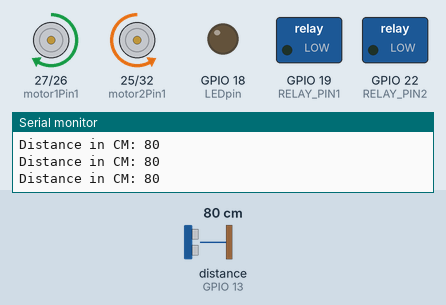
Recording of a sketch running on a simulated ESP32. Shown: motor-driver pin pairs drawn as motors (green arrow = first pin HIGH = forward, orange = second pin HIGH = backward, longer = more drive, scaled by the enable pin), switched loads named in the sketch (green lamp = pin HIGH), output pins drawn as LEDs (lit = HIGH), the last lines printed to the serial monitor. The test bench sets the inputs (shaded band); at power-on: distance to the obstacle (sensor on GPIO 13) 80 cm. The echo pulse lasts 58.3 µs per cm; nothing arrives over Bluetooth unless stated.

Above: at 1.8 s.
1.9 s: distance to the obstacle (sensor on GPIO 13) set to 53 cm
3.4 s: distance to the obstacle (sensor on GPIO 13) set to 46 cm
At 6.1 s:
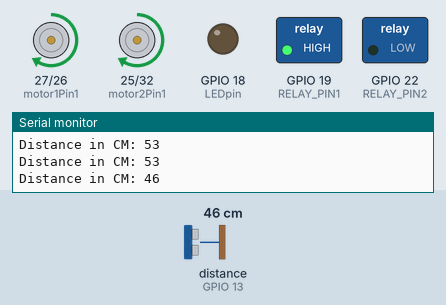
6.4 s: distance to the obstacle (sensor on GPIO 13) set to 60 cm
At 7.7 s:
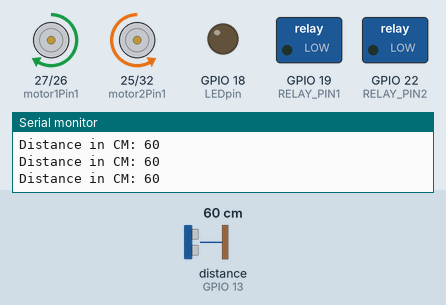
8.0 s: distance to the obstacle (sensor on GPIO 13) set to 2 cm
At 9.3 s:
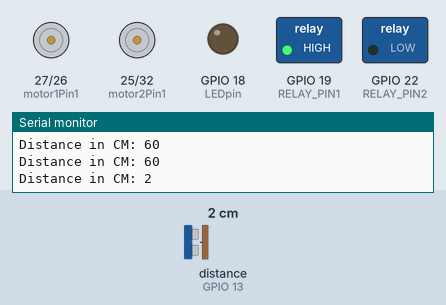
11.0 s: distance to the obstacle (sensor on GPIO 13) set to 120 cm
At 11.8 s:
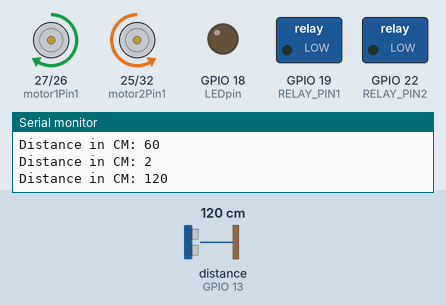
12.5 s: distance to the obstacle (sensor on GPIO 13) set to 4 cm
At 16.3 s:
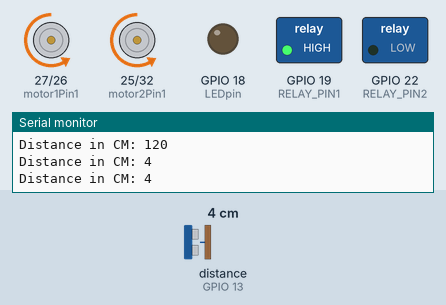
Timing chart, 0 to 16.5 s (numbered marks = the images above; inputs shaded):
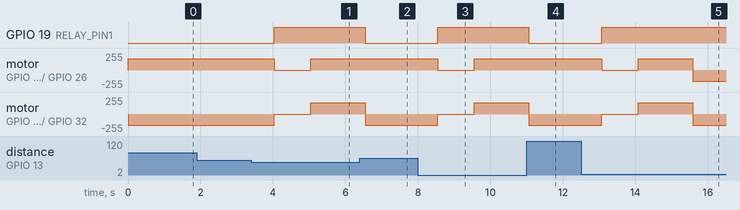

The sketch:

SPAVLM_code.ino
```cpp
#include <Ultrasonic.h>
#include "BluetoothSerial.h"

#if !defined(CONFIG_BT_ENABLED) || !defined(CONFIG_BLUEDROID_ENABLED)
#error Bluetooth is not enabled! Please run `make menuconfig` to and enable it
#endif
#define RELAY_PIN1 19
#define RELAY_PIN2 22
BluetoothSerial SerialBT;
int received=0;// received value will be stored in this variable
char receivedChar='b';// received value will be stored as CHAR in this variable

const char turnON1 ='a';
const char turnOFF1 ='b';
const char turnON2 ='c';
const char turnOFF2 ='d';
const int LEDpin = 18;


int motor1Pin1 = 27;
int motor1Pin2 = 26;
int enable1Pin = 14;

int trigPin =12;
int echoPin =13;

int motor2Pin1 = 25;
int motor2Pin2 = 32;
int enable2Pin = 33;
Ultrasonic ultrasonic(trigPin,echoPin);


int distance,d;
const int freq = 30000;
const int pwmChannel1 = 0;
const int pwmChannel2 = 0;
const int resolution = 8;
int dutyCycle = 170;

void setup() {
  Serial.begin(115200);
  pinMode(trigPin,OUTPUT);
  pinMode(echoPin,INPUT);

  pinMode(motor1Pin1, OUTPUT);
  pinMode(motor1Pin2, OUTPUT);
  pinMode(enable1Pin, OUTPUT);

  pinMode(motor2Pin1, OUTPUT);
  pinMode(motor2Pin2, OUTPUT);
  pinMode(enable2Pin, OUTPUT);

  ledcSetup(pwmChannel1, freq, resolution);
  ledcAttachPin(enable1Pin, pwmChannel1);
  ledcWrite(pwmChannel1, dutyCycle);

  ledcSetup(pwmChannel2, freq, resolution);
  ledcAttachPin(enable2Pin, pwmChannel2);
  ledcWrite(pwmChannel2, dutyCycle);

  //Code for relay
  SerialBT.begin("SPAVLM_Boi"); //Bluetooth device name
  Serial.println("The device started, now you can pair it with bluetooth!");
  Serial.println("To turn ON send: a");//print on serial monitor
  Serial.println("To turn OFF send: b"); //print on serial monitor
  pinMode(LEDpin, OUTPUT);
  pinMode(RELAY_PIN1, OUTPUT); // Set relay pin as output
  pinMode(RELAY_PIN2, OUTPUT); // Set relay pin as output


}

void loop() {
  distance=ultraread();
  ll: forward();
    delay(1000);

 distance=ultraread();
 if(distance<50)
 {
   Stop();
   delay(1000);
   turnRight();
   turnRight();
   delay(1500);
   distance=ultraread();
   if(distance>50)
   {
    goto ll;
   }
   else
   {
    turnLeft();
    turnLeft();
    delay(1500);
    turnLeft();
    turnLeft();
    delay(1500);
     distance=ultraread();
     if(distance>50)
     {
      goto ll;
     }
     else
     {
      turnLeft();
      turnLeft();
      delay(1500);
     }
   }
 }
}


//    receivedChar =(char)SerialBT.read();

//  if (Serial.available()) {3
//    SerialBT.write(Serial.read());

//  if (SerialBT.available())
//  {
//
//    SerialBT.print("Received:");// write on BT app
//    SerialBT.println(receivedChar);// write on BT app
//    Serial.print ("Received:");//print on serial monitor
//    Serial.println(receivedChar);//print on serial monitor
//    //SerialBT.println(receivedChar);//print on the app
//    //SerialBT.write(receivedChar); //print on serial monitor
//
//
//
//    if(receivedChar == turnON1)
//    {
//     digitalWrite(RELAY_PIN1, HIGH); // Turn on the relay
//     SerialBT.println("LED ON:");// write on BT app
//     Serial.println("LED ON:");//write on serial monitor
//     digitalWrite(LEDpin, HIGH);// turn the LED ON
//
//    }
//    if(receivedChar == turnOFF1)
//    {
//     digitalWrite(RELAY_PIN1, LOW); // Turn off the relay
//     SerialBT.println("LED OFF:");// write on BT app
//     Serial.println("LED OFF:");//write on serial monitor
//      digitalWrite(LEDpin, LOW);// turn the LED off
//    }
//
//    if(receivedChar == turnON2)
//    {
//     digitalWrite(RELAY_PIN2, HIGH); // Turn on the relay
//     SerialBT.println("LED ON:");// write on BT app
//     Serial.println("LED ON:");//write on serial monitor
//     digitalWrite(LEDpin, HIGH);// turn the LED ON
//
//    }
//    if(receivedChar == turnOFF2)
//    {
//     digitalWrite(RELAY_PIN2, LOW); // Turn off the relay
//     SerialBT.println("LED OFF:");// write on BT app
//     Serial.println("LED OFF:");//write on serial monitor
//      digitalWrite(LEDpin, LOW);// turn the LED off
//    }
//  }
//  }
//  }


void Stop(){ //stop
digitalWrite(motor1Pin1, LOW); //Left Motor backword Pin
digitalWrite(motor1Pin2, LOW); //Left Motor forword Pin
digitalWrite(motor2Pin1, LOW); //Right Motor forword Pin
digitalWrite(motor2Pin2, LOW); //Right Motor backword Pin
digitalWrite(RELAY_PIN1, HIGH); // Turn off the relay
}


void forward(){
digitalWrite(motor1Pin1, HIGH); //Left Motor backword Pin
digitalWrite(motor1Pin2, LOW); //Left Motor forword Pin
digitalWrite(motor2Pin1, LOW); //Right Motor forword Pin
digitalWrite(motor2Pin2, HIGH); //Right Motor backword Pin
digitalWrite(RELAY_PIN1, LOW); // Turn on the relay
}


void turnRight(){
digitalWrite(RELAY_PIN1, HIGH);//turnRight
digitalWrite(motor1Pin1, HIGH); //Left Motor backword Pin
digitalWrite(motor1Pin2, LOW); //Left Motor forword Pin
digitalWrite(motor2Pin1, HIGH); //Right Motor forword Pin
digitalWrite(motor2Pin2, LOW); //Right Motor backword Pin
 // Turn off the relay
}

void turnLeft(){
digitalWrite(RELAY_PIN1, HIGH);//turnLeft
digitalWrite(motor1Pin1, LOW); //Left Motor backword Pin
digitalWrite(motor1Pin2, HIGH); //Left Motor forword Pin
digitalWrite(motor2Pin1, LOW); //Right Motor forword Pin
digitalWrite(motor2Pin2, HIGH); //Right Motor backword Pin
 // Turn off the relay
}

int ultraread()
{
  d= ultrasonic.read();
  Serial.print("Distance in CM: ");
  Serial.println(d);
  return d;
}
```

Measured:
- the behaviour switches between 50 and 49 cm on distance to the obstacle (sensor on GPIO 13) (found by bisection; images 0 and 1)
- after the input at 3.4 s, GPIO 19 (RELAY_PIN1): LOW → HIGH after 0.64 s; motor on GPIO 27 (motor1Pin1) / GPIO 26 (motor1Pin2): forward 169/255 → stopped after 0.64 s, → forward 169/255 1.0 s later; motor on GPIO 25 (motor2Pin1) / GPIO 32 (motor2Pin2): backward 169/255 → stopped after 0.64 s, → forward 169/255 1.0 s later
- after the input at 6.4 s, GPIO 19 (RELAY_PIN1): HIGH → LOW after 0.14 s; motor on GPIO 27 (motor1Pin1) / GPIO 26 (motor1Pin2): stays forward 169/255 (without the input it goes to backward 169/255 after 0.14 s)
- after the input at 8.0 s, GPIO 19 (RELAY_PIN1): LOW → HIGH after 0.55 s; motor on GPIO 27 (motor1Pin1) / GPIO 26 (motor1Pin2): forward 169/255 → stopped after 0.55 s, → forward 169/255 1.0 s later; motor on GPIO 25 (motor2Pin1) / GPIO 32 (motor2Pin2): backward 169/255 → stopped after 0.55 s, → forward 169/255 1.0 s later
- after the input at 11.0 s, GPIO 19 (RELAY_PIN1): HIGH → LOW after 0.06 s; motor on GPIO 27 (motor1Pin1) / GPIO 26 (motor1Pin2): stays forward 169/255 (without the input it goes to backward 169/255 after 0.05 s)
- after the input at 12.5 s, GPIO 19 (RELAY_PIN1): LOW → HIGH after 0.58 s; motor on GPIO 27 (motor1Pin1) / GPIO 26 (motor1Pin2): forward 169/255 → stopped after 0.58 s, → forward 169/255 1.0 s later, → backward 169/255 1.5 s later
